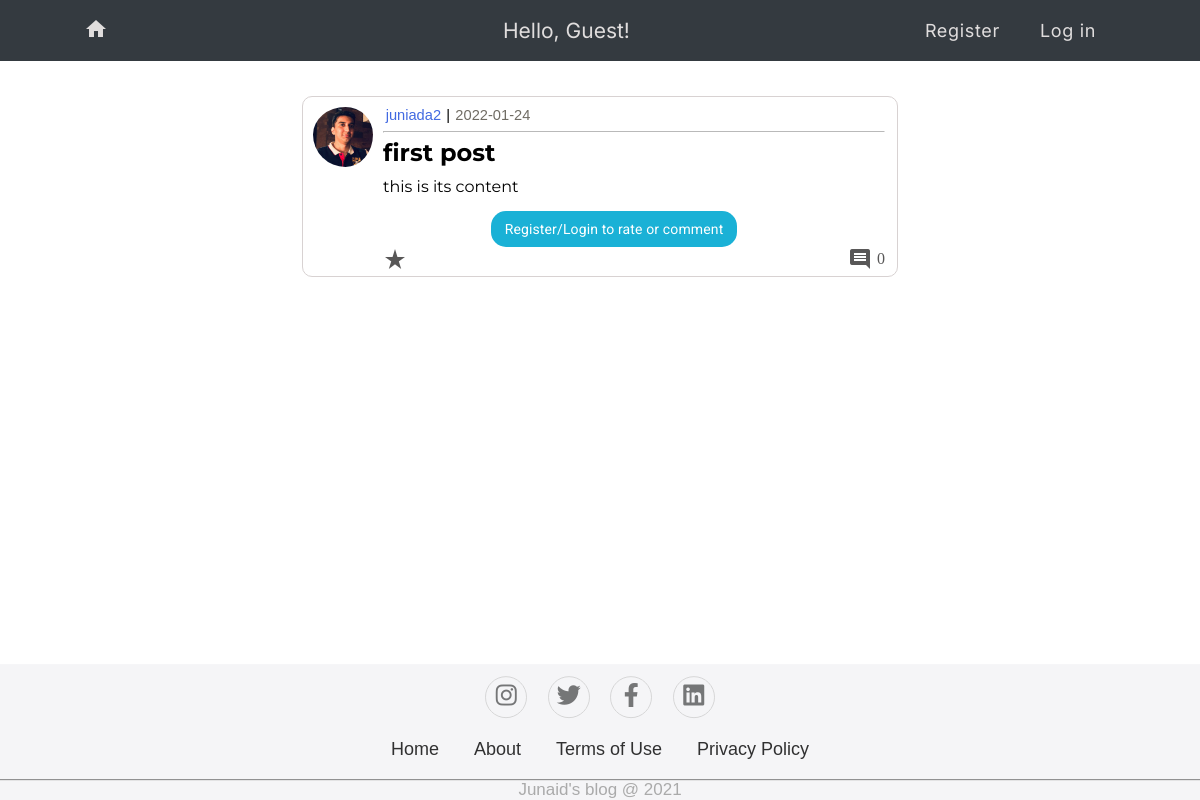
/post/1, run on the app's committed database.
### my_app/models.py (models this page shows, shortened)
class User(UserMixin,db.Model):
  id = db.Column(db.Integer, primary_key=True)
  first_name = db.Column(db.String(80), unique=False, nullable=False)
  email = db.Column(db.String(120), unique=True, nullable=False)
  username = db.Column(db.String(80), unique=True, nullable=False)
  image_file = db.Column(db.String(20), nullable=False, default='default.jpg')
  hashed_password=db.Column(db.String(128))
  post = db.relationship('Post', backref='author', lazy=True)
  @property
  def password(self):
    raise AttributeError('Password is not readable.')

class Post(db.Model):
  id = db.Column(db.Integer, primary_key=True)
  date = db.Column(db.DateTime, nullable=False, default=datetime.utcnow)
  title = db.Column(db.Text, nullable=False)
  content = db.Column(db.Text, nullable=False)
  avg_rating = db.Column(db.Integer)
  comments = db.Column(db.Integer,default=0)
  author_id = db.Column(db.Integer, db.ForeignKey('user.id'), nullable=False)

### my_app/routes.py (the view, shortened to what this page needs)
@app.route('/post/<int:post_id>', methods=["GET", "POST"])
def post(post_id):
  post = Post.query.get_or_404(post_id)
  comments = Post_Comments.query.filter_by(post_id=post.id ).all()
  form_rating = RatingForm()
  form_comment = CommentForm()
  if current_user.is_authenticated:
    return render_template('post.html', title=post.title, post=post, form_comment = form_comment, form_rating = form_rating, comments=comments, has_rated = current_user.has_rated_post(post),
    previous_rating = current_user.get_user_rating_for_post(post))
  else:
    return render_template('post.html', title=post.title, post=post, form_comment = form_comment, form_rating = form_rating, comments=comments, previous_rating = 0)

### my_app/templates/post.html (shortened to what this page needs)
{% extends 'layout.html' %}
{% block content %}
<div class = 'post_container'>
    <div class = img_post> <img src="{{ url_for('static', filename='img/' + post.author.image_file) }}"></div>
    <div class = "post">
        <div class = 'top_section'>
            <div class = 'author_time'>
                <p1> {{ post.author.username }} </p1>
                <span> | </span>
                <p2> {{ post.date.strftime('%Y-%m-%d') }} </p2>
            </div>
        </div>
            <hr class = hr1>
        <div class = 'post_title'>
            {% if url_for('post', post_id=post.id) %}
                <h2> {{ post.title }} </h2>
            {% else %}
                <a href="{{url_for('post', post_id=post.id)}}"> <h2> {{ post.title }} </h2> </a>
            {% endif %}
        </div>
        <div class = 'detailed_description'>
            <p> {{ post.content }}</p>
        </div>
        {% if not current_user.is_authenticated %}
            <div class = 'register_login_link'>
                <a href="{{url_for('register')}}" type="button"> Register/Login to rate or comment </a>
            </div>
        {% endif %}
        <div class = 'post_feedback_indl_post'>
            <div class = 'post_rating_indl_post'>
                {% if has_rated %}
                    <span id = 'rating_count_colored' class="material-icons"> star_rate </span>
                {% else %}
                    <span id = 'rating_count_uncolored' class="material-icons"> star_rate </span>
                {% endif %}
            </div>
            <div class = 'comment_text_indl_post'>
                <span class="material-icons"> comment </span>
                    <p> {{ post.comments }} </p>
            </div>
        </div>
    </div>
  </div>
{% endblock %}

### my_app/static/style.css (style rules this page uses)
* { margin: 0; padding: 0; text-decoration: none; }
html, body { height: 100%; }
body { -webkit-font-smoothing: antialiased; -moz-osx-font-smoothing: grayscale; text-shadow: 1px 1px 1px rgba(0,0,0,0.004); }

### my_app/static/poststyle.css (style rules this page uses)
.post_container { background: #fff; border-color: #d8d2d2; border-style: solid; border-width: 1px; border-radius: 10px; display: flex; flex-direction: row; padding-right: 12px; padding-left: 5px; padding-top: 5px; margin-bottom: 25px; }
.top_section { display: flex; justify-content: space-between; padding-bottom: 5px; }
.author_time { font-family: Arial, Helvetica, sans-serif; font-size: 11pt; width: 150px; display: flex; align-items: center; justify-content: space-around; padding-top: 2px; }
.author_time p1 { color: royalblue; }
.author_time p2 { color: rgb(112, 108, 100); line-height: 1.5; }
.img_post img { position: relative; width: 60px; height: 60px; border-radius: 50%; object-fit: cover; padding-right: 10px; padding-left: 5px; padding-top: 5px; }
.hr1 { width: 500px; border-color: rgba(255, 255, 255, 0.829); }
.post_title h2 { font-family: 'Montserrat', sans-serif; padding-top: 1%; padding-bottom: 2%; }
.short_description, .detailed_description { font-family: 'Montserrat', sans-serif; padding-bottom: 15px; }
.post_feedback_indl_post { color: #585757; display: flex; justify-content: space-between; padding-bottom: 5px; }
.post_rating_indl_post { display: flex; align-items: center; }
.comment_text_indl_post { display: flex; align-items: center; }
.post_rating_indl_post p, .comment_text_indl_post p { padding-left: 5px; }
.register_login_link { display: flex; justify-content: center; }
.register_login_link a { position: relative; right: 20px; font-size: 14px; font-family: 'Roboto', sans-serif; letter-spacing: 0.1pt; color: #fff; padding: 10px 14px; background-color: #1ab1d6; border: none; border-radius: 15px; box-shadow: #5f6368; transition: 0.5s ease-out; }

### data on the page
User: image_file (placeholder picture), author.username "juniada2"
Post: date "2022-01-24", title "first post", content "this is its content", comments "0"
